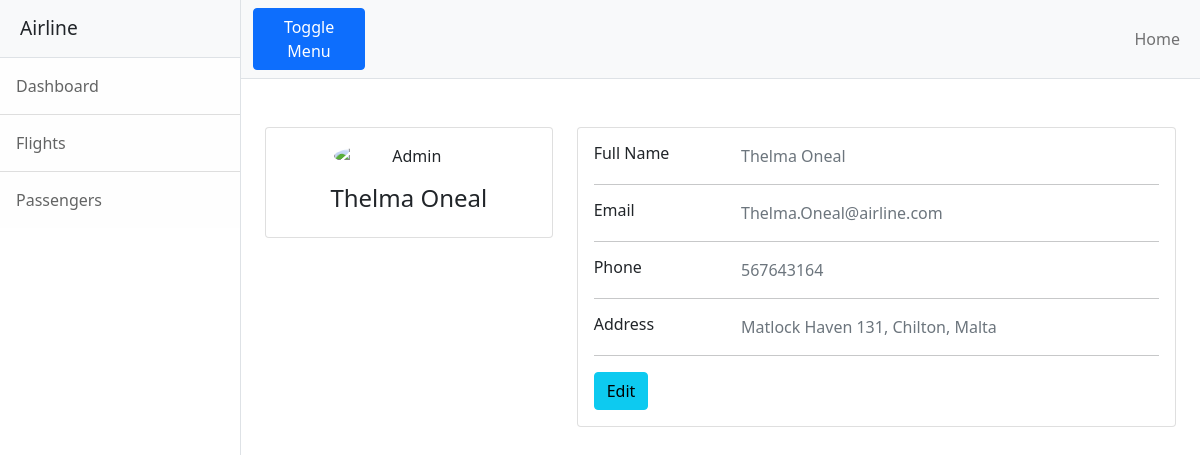
The page /passengers/13/ on the database its author committed.
### Airlineapp/models.py (models this page shows, shortened)
class Passenger(models.Model):
    passenger_id = models.IntegerField(primary_key=True)
    first_name = models.CharField(max_length=50)
    last_name = models.CharField(max_length=50)
    street = models.CharField(max_length=50)
    city = models.CharField(max_length=50)
    country = models.CharField(max_length=50)
    phone = models.CharField(max_length=15)
    email = models.CharField(max_length=50, null=True)

### Airlineapp/views.py (the view)
# urls.py: path('passengers/<int:pk>/', views.passenger_profile, name='passenger_profile'),
def passenger_profile(request, pk):
    passenger = Passenger.objects.get(passenger_id=pk)
    return render(request, 'Airlineapp/passenger_profile.html', {'passenger': passenger})

### templates/Airlineapp/passenger_profile.html
{% extends "Airlineapp/base.html" %}
{% block body %}
    <div class="container">
    <div class="main-body">
    <br><br>
          <div class="row gutters-sm">
            <div class="col-md-4 mb-3">
              <div class="card">
                <div class="card-body">
                  <div class="d-flex flex-column align-items-center text-center">
                    <img src="https://bootdey.com/img/Content/avatar/avatar7.png" alt="Admin" class="rounded-circle" width="150">
                    <div class="mt-3">
                      <h4>{{ passenger.first_name }} {{ passenger.last_name }}</h4>
                    </div>
                  </div>
                </div>
              </div>
            </div>
            <div class="col-md-8">
              <div class="card mb-3">
                <div class="card-body">
                  <div class="row">
                    <div class="col-sm-3">
                      <h6 class="mb-0">Full Name</h6>
                    </div>
                    <div class="col-sm-9 text-secondary">
                        {{ passenger.first_name }} {{ passenger.last_name }}
                    </div>
                  </div>
                  <hr>
                  <div class="row">
                    <div class="col-sm-3">
                      <h6 class="mb-0">Email</h6>
                    </div>
                    <div class="col-sm-9 text-secondary">
                        {{ passenger.email }}
                    </div>
                  </div>
                  <hr>
                  <div class="row">
                    <div class="col-sm-3">
                      <h6 class="mb-0">Phone</h6>
                    </div>
                    <div class="col-sm-9 text-secondary">
                      {{ passenger.phone }}
                    </div>
                  </div>
                  <hr>
                  <div class="row">
                    <div class="col-sm-3">
                      <h6 class="mb-0">Address</h6>
                    </div>
                    <div class="col-sm-9 text-secondary">
                      {{ passenger.street }}, {{ passenger.city }}, {{ passenger.country }}
                    </div>
                  </div>
                  <hr>
                  <div class="row">
                    <div class="col-sm-12">
                        <a class="btn btn-info" href="{% url 'edit_passenger_profile' passenger.passenger_id %}">Edit</a>
                    </div>
                  </div>
                </div>
              </div>
            </div>
          </div>
        </div>
    </div>
{% endblock %}

### rows shown on the page
Passenger: first_name "Thelma", last_name "Oneal", email "Thelma.Oneal@airline.com", phone "567643164", street "Matlock Haven 131", city "Chilton", country "Malta"
